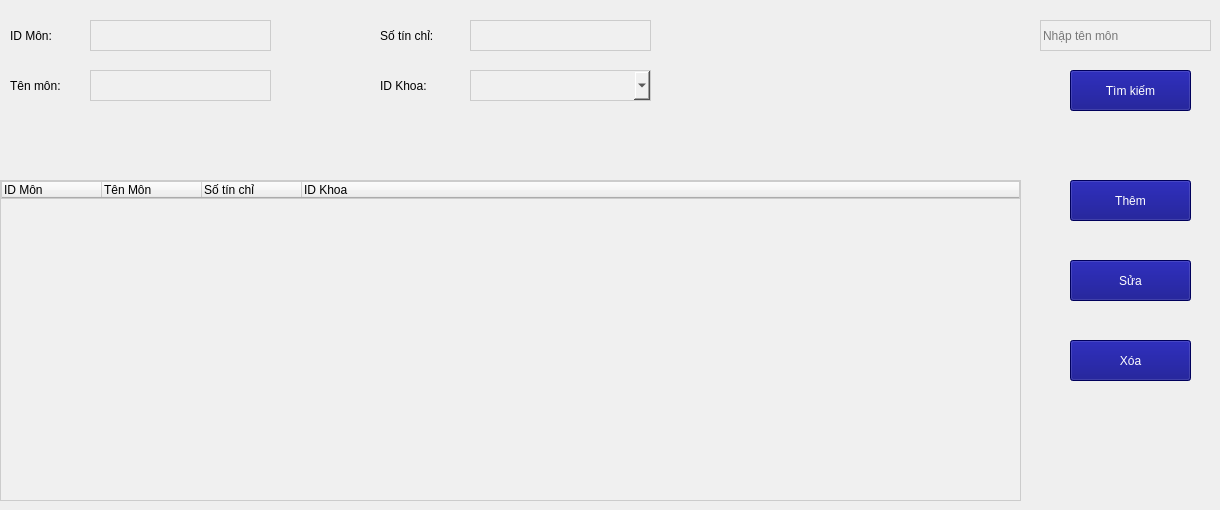
   <widget class="QWidget" name="tab">
    <attribute name="title">
     <string>Môn học</string>
    </attribute>
    <widget class="QLabel" name="label_3">
     <property name="geometry">
      <rect>
       <x>10</x>
       <y>20</y>
       <width>71</width>
       <height>31</height>
      </rect>
     </property>
     <property name="font">
      <font>
       <pointsize>9</pointsize>
      </font>
     </property>
     <property name="text">
      <string>ID Môn:</string>
     </property>
    </widget>
    <widget class="QLabel" name="label_4">
     <property name="geometry">
      <rect>
       <x>10</x>
       <y>70</y>
       <width>71</width>
       <height>31</height>
      </rect>
     </property>
     <property name="font">
      <font>
       <pointsize>9</pointsize>
      </font>
     </property>
     <property name="text">
      <string>Tên môn:</string>
     </property>
    </widget>
    <widget class="QLabel" name="label_5">
     <property name="geometry">
      <rect>
       <x>380</x>
       <y>20</y>
       <width>81</width>
       <height>31</height>
      </rect>
     </property>
     <property name="font">
      <font>
       <pointsize>9</pointsize>
      </font>
     </property>
     <property name="text">
      <string>Số tín chỉ:</string>
     </property>
    </widget>
    <widget class="QLabel" name="label_6">
     <property name="geometry">
      <rect>
       <x>380</x>
       <y>70</y>
       <width>71</width>
       <height>31</height>
      </rect>
     </property>
     <property name="font">
      <font>
       <pointsize>9</pointsize>
      </font>
     </property>
     <property name="text">
      <string>ID Khoa:</string>
     </property>
    </widget>
    <widget class="QLineEdit" name="txtIDMon">
     <property name="geometry">
      <rect>
       <x>90</x>
       <y>20</y>
       <width>181</width>
       <height>31</height>
      </rect>
     </property>
     <property name="layoutDirection">
      <enum>Qt::LeftToRight</enum>
     </property>
     <property name="autoFillBackground">
      <bool>false</bool>
     </property>
     <property name="styleSheet">
      <string notr="true">background-color: #f0f0f0; /* Màu nền xám nhạt */
color: black; /* Màu chữ đen */
border: 1px solid #cccccc; /* Viền màu xám */</string>
     </property>
    </widget>
    <widget class="QLineEdit" name="txtTenMon">
     <property name="geometry">
      <rect>
       <x>90</x>
       <y>70</y>
       <width>181</width>
       <height>31</height>
      </rect>
     </property>
     <property name="layoutDirection">
      <enum>Qt::LeftToRight</enum>
     </property>
     <property name="autoFillBackground">
      <bool>false</bool>
     </property>
     <property name="styleSheet">
      <string notr="true">background-color: #f0f0f0; /* Màu nền xám nhạt */
color: black; /* Màu chữ đen */
border: 1px solid #cccccc; /* Viền màu xám */</string>
     </property>
    </widget>
    <widget class="QLineEdit" name="txtSoTinChi">
     <property name="geometry">
      <rect>
       <x>470</x>
       <y>20</y>
       <width>181</width>
       <height>31</height>
      </rect>
     </property>
     <property name="layoutDirection">
      <enum>Qt::LeftToRight</enum>
     </property>
     <property name="autoFillBackground">
      <bool>false</bool>
     </property>
     <property name="styleSheet">
      <string notr="true">background-color: #f0f0f0; /* Màu nền xám nhạt */
color: black; /* Màu chữ đen */
border: 1px solid #cccccc; /* Viền màu xám */</string>
     </property>
    </widget>
    <widget class="QLineEdit" name="txtSearchMonhoc">
     <property name="geometry">
      <rect>
       <x>1040</x>
       <y>20</y>
       <width>171</width>
       <height>31</height>
      </rect>
     </property>
     <property name="styleSheet">
      <string notr="true">background-color: #f0f0f0; /* Màu nền xám nhạt */
color: black; /* Màu chữ đen */
border: 1px solid #cccccc; /* Viền màu xám */</string>
     </property>
     <property name="placeholderText">
      <string>Nhập tên môn</string>
     </property>
    </widget>
    <widget class="QPushButton" name="btSearchMH">
     <property name="geometry">
      <rect>
       <x>1070</x>
       <y>70</y>
       <width>121</width>
       <height>41</height>
      </rect>
     </property>
     <property name="styleSheet">
      <string notr="true">background-color: rgb(0, 0, 127);
color: rgb(255, 255, 255);</string>
     </property>
     <property name="text">
      <string>Tìm kiếm</string>
     </property>
    </widget>
    <widget class="QPushButton" name="btnAddMH">
     <property name="geometry">
      <rect>
       <x>1070</x>
       <y>180</y>
       <width>121</width>
       <height>41</height>
      </rect>
     </property>
     <property name="styleSheet">
      <string notr="true">background-color: rgb(0, 0, 127);
color: rgb(255, 255, 255);</string>
     </property>
     <property name="text">
      <string>Thêm</string>
     </property>
    </widget>
    <widget class="QPushButton" name="btnUpdateMH">
     <property name="geometry">
      <rect>
       <x>1070</x>
       <y>260</y>
       <width>121</width>
       <height>41</height>
      </rect>
     </property>
     <property name="styleSheet">
      <string notr="true">background-color: rgb(0, 0, 127);
color: rgb(255, 255, 255);</string>
     </property>
     <property name="text">
      <string>Sửa</string>
     </property>
    </widget>
    <widget class="QPushButton" name="btnDeleteMH">
     <property name="geometry">
      <rect>
       <x>1070</x>
       <y>340</y>
       <width>121</width>
       <height>41</height>
      </rect>
     </property>
     <property name="styleSheet">
      <string notr="true">background-color: rgb(0, 0, 127);
color: rgb(255, 255, 255);</string>
     </property>
     <property name="text">
      <string>Xóa</string>
     </property>
    </widget>
    <widget class="QComboBox" name="cbBoxIDKhoa_Monhoc">
     <property name="geometry">
      <rect>
       <x>470</x>
       <y>70</y>
       <width>181</width>
       <height>31</height>
      </rect>
     </property>
     <property name="styleSheet">
      <string notr="true">background-color: #f0f0f0; /* Màu nền xám nhạt */
color: black; /* Màu chữ đen */
border: 1px solid #cccccc; /* Viền màu xám */</string>
     </property>
    </widget>
    <widget class="QTreeWidget" name="treeWidgetMH">
     <property name="geometry">
      <rect>
       <x>0</x>
       <y>180</y>
       <width>1021</width>
       <height>321</height>
      </rect>
     </property>
     <property name="styleSheet">
      <string notr="true">background-color: #f0f0f0; /* Màu nền xám nhạt */
color: black; /* Màu chữ đen */
border: 1px solid #cccccc; /* Viền màu xám */</string>
     </property>
     <column>
      <property name="text">
       <string>ID Môn</string>
      </property>
     </column>
     <column>
      <property name="text">
       <string>Tên Môn</string>
      </property>
     </column>
     <column>
      <property name="text">
       <string>Số tín chỉ</string>
      </property>
     </column>
     <column>
      <property name="text">
       <string>ID Khoa</string>
      </property>
     </column>
    </widget>
   </widget>
